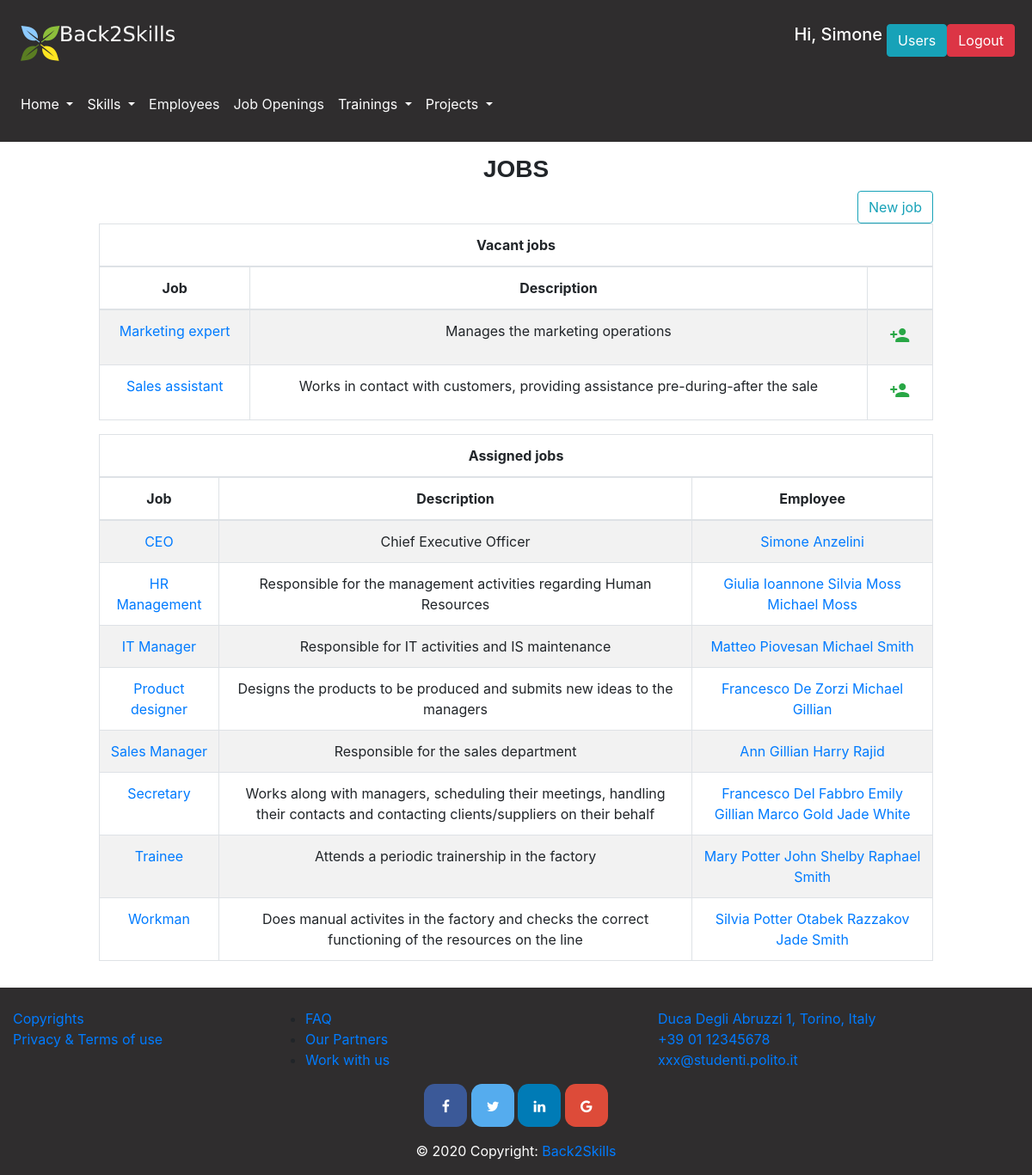
Screenshot of /jobs (signed in) with the database file from the repository.
### database.py (models this page shows, shortened)
class User(db.Model):
    __tablename__ = 'user'
    id = db.Column(db.Integer, primary_key=True)
    name = db.Column(db.String)
    surname = db.Column(db.String)
    email = db.Column(db.String, nullable=False, unique=True)
    password = db.Column(db.String, nullable=False)
    admin = db.Column(db.Boolean)
    project = db.Column(db.Integer, db.ForeignKey('project.id'))
    @property
    def is_authenticated(self):
        return True

class Role(db.Model):
    __tablename__ = 'role'
    id = db.Column(db.Integer, primary_key=True)
    name = db.Column(db.String)
    description = db.Column(db.String)
    employee = db.relationship("Employee")
    skill = db.relationship("Skill", secondary="role_skill")

class Employee(db.Model):
    __tablename__ = 'employee'
    id = db.Column(db.Integer, primary_key=True)
    photo = db.Column(db.String(100), nullable=False, default='')
    cv = db.Column(db.String) #eventually we can put a link to the Curriculum Vitae file
    name = db.Column(db.String)
    surname = db.Column(db.String)
    email = db.Column(db.String)
    telephone = db.Column(db.String)
    date_of_birth = db.Column(db.Date)
    date_of_assumption = db.Column(db.Date)
    living_place = db.Column(db.String)
    driving_licence = db.Column(db.Boolean) #I would say we only specify whether he/she has it or not, so true or false
    role = db.Column(db.Integer, db.ForeignKey('role.id'))
    skill = db.relationship("Skill", secondary="employee_skill")
    training = db.relationship("Training", secondary="employee_training")
    project_role = db.relationship("Project_Role")
    state_in_company = db.Column(db.String)
    education_level = db.Column(db.String)
    language_certificate = db.Column(db.String)

### app.py (the view, shortened to what this page needs)
@app.route('/jobs',methods=['POST'])
@app.route('/jobs')
@login_required
def jobs():
    soft_skill=get_soft_skills()
    hard_skill=get_hard_skills()
    job_skill=soft_skill+hard_skill
    roles=get_roles()
    employee_list=get_employees()
    open=[]
    closed=[]
    for job in roles:
        if job.employee:
            closed.append(job)
        else:
             open.append(job)
    return render_template('jobs.html',softskill=soft_skill,hardskill=hard_skill,role=roles,open=open,closed=closed,employee=employee_list,job_skill=job_skill)

### app.py (called while the page is built)
@login_manager.user_loader
def load_user(user_id):
    return get_user_by_id(user_id)

@app.after_request
def add_header(r):
    r.headers["Cache-Control"] = "no-cache, no-store, must-revalidate"
    r.headers["Pragma"] = "no-cache"
    r.headers["Expires"] = "0"
    r.headers['Cache-Control'] = 'public, max-age=0'
    return r

### database.py (called while the page is built)
def get_employees():
    employees=Employee.query.all()
    employees.sort(key=lambda x: x.surname)
    return employees

def get_user_by_id(user_id):
    return User.query.filter(User.id==user_id).first()

def get_soft_skills():
    ss=Skill.query.filter(or_(Skill.type=="soft",Skill.type=="Soft")).all()
    ss.sort(key=lambda x: x.name)
    return ss

def get_hard_skills():
    hs=Skill.query.filter(or_(Skill.type=="hard", Skill.type=="Hard")).all()
    hs.sort(key=lambda x: x.name)
    return hs

def get_roles():
    roles=Role.query.all()
    roles.sort(key=lambda x: x.name)
    return roles

### templates/jobs.html (shortened to what this page needs)
{% extends "layout.html" %}
{% block pageContent %}
    <h3 class="section-title">Jobs </h3>
    <div class="row">
        <div class="col-md-1"></div>
        <div class="col-md-10">
            {% if current_user.is_authenticated and current_user.admin %}
                <button type="button" class="btn btn-outline-info float-right" data-toggle="modal" data-target="#newJobModal">
                    New job
                </button>
            {% endif %}
            <br/>
            <div class="table-responsive">
                <table class="table table-hover table-bordered table-striped text-center">
                    <thead>
                    <tr>
                        <th colspan="3">Vacant jobs</th>
                    </tr>
                    <tr>
                        <th>Job</th>
                        <th>Description</th>
                        <th></th>
                    </tr>
                    </thead>
                    <tbody>
                    {% for role in open %}
                        <tr>
                            <td><a href="/job/{{ role.id }}"> {{ role.name }} </a></td>
                            <td>{{ role.description}}</td>
                            <td>
                                <a href="/job/{{ role.id }}">
                                    <button type="button" class="btn btn-default btn-sm" data-toggle="tooltip" data-placement="top" title="Select an employee for this job">
                                        <span class="material-icons" style="color:#28a745">person_add</span>
                                    </button>
                                </a>
                            </td>
                        </tr>
                    {% endfor %}
                    </tbody>
                </table>
                <table class="table table-hover table-bordered table-striped text-center">
                    <thead>
                    <tr>
                        <th colspan="3">Assigned jobs</th>
                    </tr>
                    <tr>
                        <th>Job</th>
                        <th>Description</th>
                        <th>Employee</th>
                    </tr>
                    </thead>
                    <tbody>
                    {% for role in closed %}
                        <tr>
                            <td><a href="/job/{{ role.id }}"> {{ role.name }} </a></td>
                            <td> {{ role.description }} </td>
                            <td>
                                {% for empl in employee %}
                                    {% if empl.role==role.id %}
                                        <a href="/employee/{{ empl.id }}">{{empl.name}} {{ empl.surname }}</a>
                                    {% endif %}
                                {% endfor %}
                            </td>
                        </tr>
                    {% endfor %}
                    </tbody>
                </table>
            </div>
        </div>
        <div class="col-md-1"></div>
    </div>
{% endblock %}

### templates/layout.html (shortened to what this page needs)
<!DOCTYPE html>
<html lang="en">
<head>
    <link rel="stylesheet" href="{{ url_for('static',filename='css/bootstrap.css') }}" >
    <link rel="stylesheet" href="{{ url_for('static',filename='css/bootstrap-override.css') }}" >
</head>
<body>
<header>
    <nav class="navbar navbar-expand-lg navbar-light light-dark" id="loginNavbar">
        <a class="navbar-brand" href="/home"><img src="/static/images/Logosmallwhite.png" alt=""></a>
        {% if current_user.is_authenticated%}
            <div class="btn-group ml-auto mr-1">
                <h5 style="color: white; margin-right: 5px;">Hi, {{ current_user.name }}</h5>
                {% if current_user.admin %}
                    <a href="/users"><button class="btn btn-info">Users</button></a>
                {% else %}
                    {% if current_user.project %}
                        <a href="/project/{{ current_user.project }}"><button class="btn btn-info">Your project</button></a>
                    {% endif %}
                {% endif %}
                <form action="/logout" method="POST">
                    <button type="submit" class="btn btn-danger">Logout</button>
                </form>
            </div>
        {% else %}
            <a href="/login" class="btn btn-info ml-auto mr-1" role="button">Login</a>
        {% endif %}
    </nav>
    <nav class="navbar navbar-expand-lg navbar-light text-white light-dark" id="menuNavbar">
        <div class="collapse navbar-collapse" id="navbarSupportedContent">
            <ul class="navbar-nav mr-auto">
                <li class="nav-item dropdown ">
                    <a class="nav-link dropdown-toggle text-white" href="#" id="homepageDropdown" role="button" data-toggle="dropdown" aria-haspopup="true" aria-expanded="false">
                        Home
                    </a>
                </li>
                <li class="nav-item dropdown">
                    <a class="nav-link dropdown-toggle text-white" href="/skills" id="skillsDropdown" role="button" data-toggle="dropdown" aria-haspopup="true" aria-expanded="false">
                        Skills
                    </a>
                </li>
                <li class="nav-item">
                    <a class="nav-link" href="/employees" id="employeesButton" role="button" aria-haspopup="true" aria-expanded="false" >
                        <p class="text-light"> Employees</p>
                    </a>
                </li>
                <li class="nav-item">
                    <a class="nav-link" href="/jobs" id="jobsButton" role="button" aria-haspopup="true" aria-expanded="false">
                        <p class="text-light">Job Openings</p>
                    </a>
                </li>
                <li class="nav-item dropdown">
                    <a class="nav-link dropdown-toggle text-white" href="#" id="trainingsDropdown" role="button" data-toggle="dropdown" aria-haspopup="true" aria-expanded="false">
                        Trainings
                    </a>
                </li>
                <li class="nav-item dropdown">
                    <a class="nav-link dropdown-toggle text-white" href="#" id="projectsDropdown" role="button" data-toggle="dropdown" aria-haspopup="true" aria-expanded="false">
                        Projects
                    </a>
                </li>
            </ul>
        </div>
    </nav>
</header>
<main role="main" id="main-container">
    {% block pageContent %}
    {% endblock %}
</main>
<footer class="page-footer font-small light-dark pt-4">
    <div class="container-fluid text-center text-md-left">
        <div class="row">
            <div class="col-md-3 mb-md-0 mb-3">
                <ul class="list-unstyled">
                    <li>
                        <a href="#">Copyrights</a>
                    </li>
                    <li>
                        <a href="#">Privacy & Terms of use</a>
                    </li>
                </ul>
            </div>
            <div class="col-md-3 mb-md-0 mb-3">
                <ul>
                    <li>
                        <a href="/faq" role="button">FAQ</a>
                    </li>
                    <li>
                        <a href="#">Our Partners</a>
                    </li>
                    <li>
                        <a href="#">Work with us</a>
                    </li>
                </ul>
            </div>
            <div class="col-md-3 mx-auto">
                <ul class="list-unstyled">
                    <li>
                        <a href="#!">Duca Degli Abruzzi 1, Torino, Italy</a>
                    </li>
                    <li>
                        <a href="#!">+39 01 12345678</a>
                    </li>
                    <li>
                        <a href="#!">xxx@studenti.polito.it</a>
                    </li>
                </ul>
            </div>
        </div>
    </div>
    <div class="container">
        <div class="mx-auto" style="width: 400px;">
            <link rel="stylesheet" href="https://cdnjs.cloudflare.com/ajax/libs/font-awesome/4.7.0/css/font-awesome.min.css">
            <div class=" text-center">
                <a href="#" class="fa fa-facebook" style="font-size: medium"></a>
                <a href="#" class="fa fa-twitter" style="font-size: medium"></a>
                <a href="#" class="fa fa-linkedin" style="font-size: medium"></a>
                <a href="#" class="fa fa-google" style="font-size: medium"></a>
            </div>
        </div>
    </div>
    <div class="footer-copyright text-white text-center py-3">© 2020 Copyright:
        <a href=""> Back2Skills</a>
    </div>
</footer>
</body>
</html>

### rows the page displays
User: name "Simone"
Role: name "Marketing expert", description "Manages the marketing operations"
Role: name "Sales assistant", description "Works in contact with customers, providing assistance pre-during-after the sale"
Role: name "CEO", description "Chief Executive Officer"
Employee: name "Simone", surname "Anzelini"
Role: name "HR Management", description "Responsible for the management activities regarding Human Resources"
Employee: name "Giulia", surname "Ioannone"
Employee: name "Silvia", surname "Moss"
Employee: name "Michael", surname "Moss"
Role: name "IT Manager", description "Responsible for IT activities and IS maintenance"
Employee: name "Matteo", surname "Piovesan"
Employee: name "Michael", surname "Smith"
Role: name "Product designer", description "Designs the products to be produced and submits new ideas to the managers"
Employee: name "Francesco", surname "De Zorzi"
Employee: name "Michael", surname "Gillian"
Role: name "Sales Manager", description "Responsible for the sales department"
Employee: name "Ann", surname "Gillian"
Employee: name "Harry", surname "Rajid"
Role: name "Secretary", description "Works along with managers, scheduling their meetings, handling their contacts and contacting clients/suppliers on their behalf"
Employee: name "Francesco", surname "Del Fabbro"
Employee: name "Emily", surname "Gillian"
Employee: name "Marco", surname "Gold"
Employee: name "Jade", surname "White"
Role: name "Trainee", description "Attends a periodic trainership in the factory"
Employee: name "Mary", surname "Potter"
Employee: name "John", surname "Shelby"
Employee: name "Raphael", surname "Smith"
Role: name "Workman", description "Does manual activites in the factory and checks the correct functioning of the resources on the line"
Employee: name "Silvia", surname "Potter"
Employee: name "Otabek", surname "Razzakov"
Employee: name "Jade", surname "Smith"
